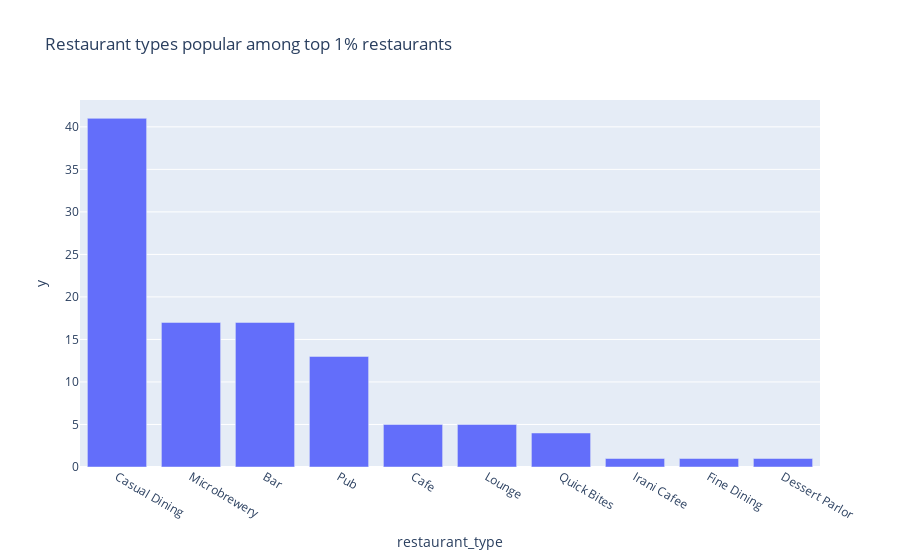

Notebook code cell kept with this figure:
### Code cell
px.bar(df_rest_type,x=df_rest_type.index,y=df_rest_type.values,title="Restaurant types popular among top 1% restaurants")

### Figure 1 — Plotly figure (JSON) as saved in the notebook; plotly's stock layout.template omitted (floating-point values rounded to 4 significant figures)
{"data": [{"alignmentgroup": "True", "hovertemplate": "restaurant_type=%{x}<br>y=%{y}<extra></extra>", "legendgroup": "", "marker": {"color": "#636efa", "pattern": {"shape": ""}}, "name": "", "offsetgroup": "", "orientation": "v", "showlegend": false, "textposition": "auto", "type": "bar", "x": ["Casual Dining", "Microbrewery", "Bar", "Pub", "Cafe", "Lounge", "Quick Bites", "Irani Cafee", "Fine Dining", "Dessert Parlor"], "xaxis": "x", "y": [41, 17, 17, 13, 5, 5, 4, 1, 1, 1], "yaxis": "y"}], "layout": {"autosize": true, "barmode": "relative", "legend": {"tracegroupgap": 0}, "title": {"text": "Restaurant types popular among top 1% restaurants"}, "xaxis": {"anchor": "y", "autorange": true, "domain": [0, 1], "range": [-0.5, 9.5], "title": {"text": "restaurant_type"}, "type": "category"}, "yaxis": {"anchor": "x", "autorange": true, "domain": [0, 1], "range": [0, 43.16], "title": {"text": "y"}, "type": "linear"}}}
